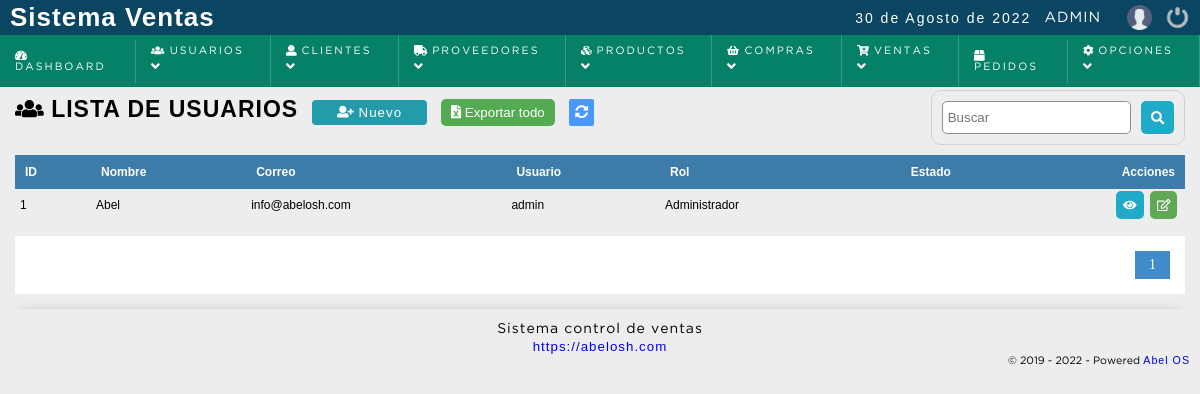
Page /sistema/usuarios/usuarios.php (signed in) on the committed database.
### tables this page shows
CREATE TABLE IF NOT EXISTS `usuario` (
  `idusuario` int(11) NOT NULL AUTO_INCREMENT,
  `dpi` varchar(20) NOT NULL,
  `nombre` varchar(50) DEFAULT NULL,
  `telefono` bigint(20) NOT NULL,
  `correo` varchar(100) DEFAULT NULL,
  `usuario` varchar(15) DEFAULT NULL,
  `clave` varchar(100) DEFAULT NULL,
  `cod_temp` varchar(200) DEFAULT NULL,
  `rol` int(11) DEFAULT NULL,
  `dateadd` datetime NOT NULL DEFAULT CURRENT_TIMESTAMP,
  `estatus` int(11) NOT NULL DEFAULT '1',
  PRIMARY KEY (`idusuario`),
  KEY `rol` (`rol`)
);

CREATE TABLE IF NOT EXISTS `rol` (
  `idrol` int(11) NOT NULL AUTO_INCREMENT,
  `rol` varchar(20) DEFAULT NULL,
  PRIMARY KEY (`idrol`)
);

### sistema/includes/functions.php (called while the page is built, shortened)
<?php
	function decrypt($string, $key) {
	   $result = '';
	   $string = base64_decode($string);
	   for($i=0; $i<strlen($string); $i++) {
	      $char = substr($string, $i, 1);
	      $keychar = substr($key, ($i % strlen($key))-1, 1);
	      $char = chr(ord($char)-ord($keychar));
	      $result.=$char;
	   }
	   return $result;
	}
 ?>

### sistema/usuarios/usuarios.php (the view, shortened to what this page needs)
<?php
	include "../../conexion.php";
	$sql_registe = mysqli_query($conection,"SELECT COUNT(*) as total_registro FROM usuario WHERE estatus != 10 ");
	$result_register = mysqli_fetch_array($sql_registe);
	$total_registro = $result_register['total_registro'];
	$por_pagina = 150;
	if(empty($_GET['pagina']))
	{
		$pagina = 1;
	}else{
		$pagina = $_GET['pagina'];
	}
	$desde = ($pagina-1) * $por_pagina;
	$total_paginas = ceil($total_registro / $por_pagina);
	$whereAdmin = "";
	$query = mysqli_query($conection,"SELECT u.idusuario, u.nombre, u.correo, u.usuario, u.estatus, u.rol as idRol, r.rol FROM usuario u INNER JOIN rol r ON u.rol = r.idrol WHERE estatus != 10 {$whereAdmin} ORDER BY u.idusuario DESC LIMIT $desde,$por_pagina
			");
 ?>
<!DOCTYPE html>
<html lang="en">
<head>
	<?php include "../includes/scripts.php"; ?>
</head>
<body>
	<?php include "../includes/header.php"; ?>
	<section id="container">
		<h1> <i class="fas fa-users"></i> Lista de usuarios</h1>
		<a href="registro_usuario.php" class="btn_new"><i class="fas fa-user-plus"></i> Nuevo</a>
		<?php
			if($result > 0)
			{
		?>
		<form action="exportar.php" method="post" class="formExport" >
			<button type="submit" class="bntExport">  <i class="fas fa-file-excel"></i> Exportar todo</button>
		</form>
		<?php } ?>
		<a href="index.php" class="btnRefresh"><i class="fas fa-sync-alt" title="Actualizar"></i></a>
		<form action="buscar_usuario.php" method="get" class="form_search">
			<input type="text" name="busqueda" id="busqueda" placeholder="Buscar">
			<button type="submit" class="btn_search"><i class="fas fa-search"></i></button>
		</form>
		<div class="containerTable">
			<table>
				<tr>
					<th>ID</th>
					<th>Nombre</th>
					<th>Correo</th>
					<th>Usuario</th>
					<th>Rol</th>
					<th class="textcenter">Estado</th>
					<th class="textright">Acciones</th>
				</tr>
			<?php
				if($result > 0){
					while ($data = mysqli_fetch_array($query)) {
						$estado= '';
				?>
					<tr id="item_<?php echo $data["idusuario"]; ?>" >
						<td><?php echo $data["idusuario"]; ?></td>
						<td><?php echo $data["nombre"]; ?></td>
						<td><?php echo $data["correo"]; ?></td>
						<td><?php echo $data["usuario"]; ?></td>
						<td><?php echo $data['rol'] ?></td>
						<td class="estado textcenter"><?php echo $estado; ?></td>
						<td class="textright">
							<div class="div_acciones">
								<div>
									<a href="#" class="btn_view btnInfoUser" title="Ver datos"><i class="fas fa-eye"></i></a>
								</div>
								<div>
									<a class="btn_edit" href="editar_usuario.php?id=<?php echo $data["idusuario"]; ?>" title="Editar"><i class="far fa-edit"></i> </a>
								</div>
							</div>
						</td>
					</tr>
			<?php
					}
				}else{
					echo '<tr><td colspan="7" align="center"><p><strong>No hay datos para mostrar</strong></p></td></tr>';
				}
			 ?>
			</table>
		</div>
<?php
	if($total_registro != 0)
	{
 ?>
		<div class="paginador">
			<ul>
			<?php
				for ($i=1; $i <= $total_paginas; $i++) {
					if($i == $pagina)
					{
						echo '<li class="pageSelected">'.$i.'</li>';
					}else{
						echo '<li><a href="?pagina='.$i.'">'.$i.'</a></li>';
					}
				}
			 ?>
			</ul>
		</div>
<?php } ?>
	</section>
	<?php include "../includes/footer.php"; ?>
</body>
</html>

### sistema/css/style.css (style rules this page uses)
* { margin: 0; padding: 0; box-sizing: border-box; }
body { background: #ededed; }
h1, h2, h3, h4, h5, h6 { font-family: 'arial'; font-weight: bold; letter-spacing: 1px; }
h1 { font-size: 26px; }
a { text-decoration: none; font-family: arial; letter-spacing: 1px; }
#container { padding: 90px 15px 15px; }
form { background: #FFF; margin: auto; padding: 20px 43px; border: 1px solid #d1d1d1; }
input,select,textarea { display: block; width: 100%; font-size: 10pt; padding: 5px; border: 1px solid #85929e; border-radius: 5px; }
.btnRefresh { margin-left: 10px; color: #FFF; font-size: 10pt; background:#4898ff; padding: 6px; border-radius: 2px; }
#container h1 { font-size: 23px; text-transform: uppercase; display: inline-block; }
.btn_new { display: inline-block; background: #239baa; color: #FFF; padding: 5px 25px; border-radius: 4px; border: 0; margin: 10px; cursor: pointer; font-size: 10pt; }
table { border-collapse: collapse; font-size: 9pt; font-family: 'arial'; width: 100%; }
table th { text-align: left; padding: 10px; background: #3d7ba8; color: #FFF; }
table tr:nth-child(odd) { background: #FFF; }
table td { padding: 2px 5px; }
.paginador ul { padding: 15px; list-style: none; background: #FFF; margin-top: 15px; display: -webkit-flex; display: -moz-flex; display: -ms-flex; display: -o-flex; display: flex; justify-content: flex-end; }
.paginador a, .pageSelected { color: #428bca; border: 1px solid #ddd; padding: 5px; display: inline-block; font-size: 14px; text-align: center; width: 35px; }
.pageSelected { color: #FFF; background: #428bca; border: 1px solid #428bca; }
.form_search { display: -webkit-flex; display: -moz-flex; display: -ms-flex; display: -o-flex; display: flex; float: right; background: initial; padding: 10px; border-radius: 10px; margin-bottom: 10px; }
.form_search .btn_search { background: #1faac8; color: #FFF; padding: 10px; border: 0; cursor: pointer; margin-left: 10px; display: -webkit-flex; display: -moz-flex; display: -ms-flex; display: -o-flex; display: flex; border-radius: 5px; }
.textright { text-align: right; }
.textcenter { text-align: center; }
.div_acciones { display: -webkit-flex; display: -moz-flex; display: -ms-flex; display: -o-flex; display: flex; justify-content: flex-end; }
.btn_view, .btn_edit, .btn_del, .btn_add, .btn_sendEmail, .btn_print { background-color: #1faac8; border: 0; border-radius: 5px; cursor: pointer; padding: 7px; margin: 0 3px; color: #FFF; }
.div_acciones .btn_view, .div_acciones .btn_edit, .div_acciones .btn_del, .btn_add { display: block; }
.btn_edit { background-color: #60a756; }
.formExport { padding: initial; display: inline-block; background: initial; border: initial; }
.bntExport { cursor: pointer; color: #FFF; background: #55aa54; border: 0; padding: 6px 10px; border-radius: 5px; }

### rows in the picture
usuario: idusuario "1", nombre "Abel", correo "info@abelosh.com", usuario "admin", rol.rol "Administrador"

### other values in the picture
fechaC() "30 de Agosto de 2022"
$_SESSION['user'] "ADMIN"
WEB_EMPRESA "https://abelosh.com"
